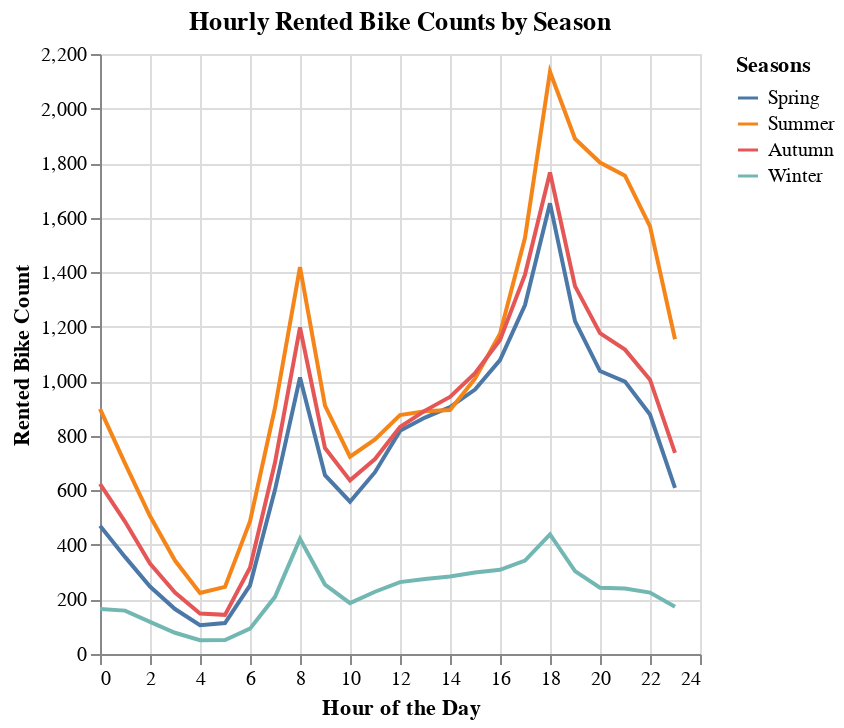

This figure's notebook cell:
### Code cell
hours_season_bike = seoulBike.groupby(["Hour","Seasons"]).mean().reset_index()
hours_season_bike.head()

# hour_season_plot_1 = alt.Chart(hours_season_bike).mark_bar().encode(
#     alt.X("Hour"),
#     alt.Y("Rented Bike Count"),
#     color=alt.Color("Seasons", scale=alt.Scale(scheme='tableau10'))  # Change color scheme
# )

hour_season_plot = alt.Chart(hours_season_bike).mark_line().encode(
    alt.X("Hour", title="Hour of the Day"),
    alt.Y("Rented Bike Count", title="Rented Bike Count"),
    color=alt.Color("Seasons", legend=alt.Legend(title="Seasons"), scale=alt.Scale(scheme='tableau10'))  # Change color scheme
).properties(
    title="Hourly Rented Bike Counts by Season"
)

hour_season_plot.display()
